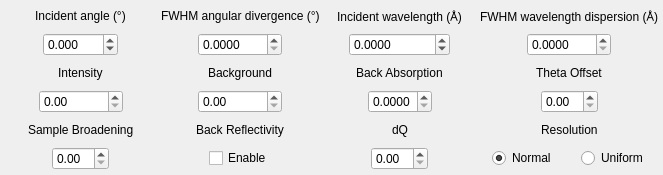
<?xml version="1.0" encoding="UTF-8"?>
<ui version="4.0">
 <class>Form</class>
 <widget class="QWidget" name="Form">
  <property name="geometry">
   <rect>
    <x>0</x>
    <y>0</y>
    <width>663</width>
    <height>175</height>
   </rect>
  </property>
  <property name="windowTitle">
   <string>Form</string>
  </property>
  <layout class="QVBoxLayout" name="verticalLayout_2">
   <property name="spacing">
    <number>2</number>
   </property>
   <property name="leftMargin">
    <number>2</number>
   </property>
   <property name="topMargin">
    <number>2</number>
   </property>
   <property name="rightMargin">
    <number>2</number>
   </property>
   <property name="bottomMargin">
    <number>2</number>
   </property>
   <item>
    <widget class="QWidget" name="widget" native="true">
     <layout class="QVBoxLayout" name="verticalLayout">
      <property name="spacing">
       <number>6</number>
      </property>
      <property name="leftMargin">
       <number>2</number>
      </property>
      <property name="topMargin">
       <number>2</number>
      </property>
      <property name="rightMargin">
       <number>2</number>
      </property>
      <property name="bottomMargin">
       <number>2</number>
      </property>
      <item>
       <layout class="QGridLayout" name="gridLayout">
        <property name="spacing">
         <number>3</number>
        </property>
        <item row="2" column="1" alignment="Qt::AlignHCenter|Qt::AlignVCenter">
         <widget class="QLabel" name="label_8">
          <property name="sizePolicy">
           <sizepolicy hsizetype="Maximum" vsizetype="Maximum">
            <horstretch>0</horstretch>
            <verstretch>0</verstretch>
           </sizepolicy>
          </property>
          <property name="text">
           <string>Background</string>
          </property>
         </widget>
        </item>
        <item row="4" column="0" alignment="Qt::AlignHCenter|Qt::AlignVCenter">
         <widget class="QLabel" name="label_11">
          <property name="sizePolicy">
           <sizepolicy hsizetype="Maximum" vsizetype="Maximum">
            <horstretch>0</horstretch>
            <verstretch>0</verstretch>
           </sizepolicy>
          </property>
          <property name="text">
           <string>Sample Broadening</string>
          </property>
         </widget>
        </item>
        <item row="3" column="1" alignment="Qt::AlignHCenter|Qt::AlignVCenter">
         <widget class="QDoubleSpinBox" name="doubleSpinBox_6">
          <property name="sizePolicy">
           <sizepolicy hsizetype="Maximum" vsizetype="Maximum">
            <horstretch>0</horstretch>
            <verstretch>0</verstretch>
           </sizepolicy>
          </property>
          <property name="maximum">
           <double>1000000.000000000000000</double>
          </property>
         </widget>
        </item>
        <item row="4" column="3" alignment="Qt::AlignHCenter|Qt::AlignVCenter">
         <widget class="QLabel" name="label_14">
          <property name="sizePolicy">
           <sizepolicy hsizetype="Maximum" vsizetype="Maximum">
            <horstretch>0</horstretch>
            <verstretch>0</verstretch>
           </sizepolicy>
          </property>
          <property name="text">
           <string>Resolution</string>
          </property>
         </widget>
        </item>
        <item row="3" column="0" alignment="Qt::AlignHCenter|Qt::AlignVCenter">
         <widget class="QDoubleSpinBox" name="doubleSpinBox_5">
          <property name="sizePolicy">
           <sizepolicy hsizetype="Maximum" vsizetype="Maximum">
            <horstretch>0</horstretch>
            <verstretch>0</verstretch>
           </sizepolicy>
          </property>
          <property name="maximum">
           <double>1000000.000000000000000</double>
          </property>
         </widget>
        </item>
        <item row="3" column="2" alignment="Qt::AlignHCenter|Qt::AlignVCenter">
         <widget class="QDoubleSpinBox" name="doubleSpinBox_7">
          <property name="decimals">
           <number>4</number>
          </property>
          <property name="maximum">
           <double>1.000000000000000</double>
          </property>
         </widget>
        </item>
        <item row="2" column="0" alignment="Qt::AlignHCenter|Qt::AlignVCenter">
         <widget class="QLabel" name="label_7">
          <property name="sizePolicy">
           <sizepolicy hsizetype="Maximum" vsizetype="Maximum">
            <horstretch>0</horstretch>
            <verstretch>0</verstretch>
           </sizepolicy>
          </property>
          <property name="text">
           <string>Intensity</string>
          </property>
         </widget>
        </item>
        <item row="0" column="2" alignment="Qt::AlignHCenter|Qt::AlignVCenter">
         <widget class="QLabel" name="label_3">
          <property name="sizePolicy">
           <sizepolicy hsizetype="Maximum" vsizetype="Maximum">
            <horstretch>0</horstretch>
            <verstretch>0</verstretch>
           </sizepolicy>
          </property>
          <property name="text">
           <string>Incident wavelength (Å)</string>
          </property>
         </widget>
        </item>
        <item row="1" column="1" alignment="Qt::AlignHCenter|Qt::AlignVCenter">
         <widget class="QDoubleSpinBox" name="doubleSpinBox_2">
          <property name="sizePolicy">
           <sizepolicy hsizetype="Maximum" vsizetype="Maximum">
            <horstretch>0</horstretch>
            <verstretch>0</verstretch>
           </sizepolicy>
          </property>
          <property name="decimals">
           <number>4</number>
          </property>
          <property name="maximum">
           <double>1000.000000000000000</double>
          </property>
          <property name="singleStep">
           <double>0.010000000000000</double>
          </property>
         </widget>
        </item>
        <item row="2" column="3" alignment="Qt::AlignHCenter|Qt::AlignVCenter">
         <widget class="QLabel" name="label_6">
          <property name="sizePolicy">
           <sizepolicy hsizetype="Maximum" vsizetype="Maximum">
            <horstretch>0</horstretch>
            <verstretch>0</verstretch>
           </sizepolicy>
          </property>
          <property name="text">
           <string>Theta Offset</string>
          </property>
         </widget>
        </item>
        <item row="4" column="1" alignment="Qt::AlignHCenter|Qt::AlignVCenter">
         <widget class="QLabel" name="label_12">
          <property name="sizePolicy">
           <sizepolicy hsizetype="Maximum" vsizetype="Maximum">
            <horstretch>0</horstretch>
            <verstretch>0</verstretch>
           </sizepolicy>
          </property>
          <property name="text">
           <string>Back Reflectivity</string>
          </property>
         </widget>
        </item>
        <item row="0" column="1" alignment="Qt::AlignHCenter|Qt::AlignVCenter">
         <widget class="QLabel" name="label_2">
          <property name="sizePolicy">
           <sizepolicy hsizetype="Maximum" vsizetype="Maximum">
            <horstretch>0</horstretch>
            <verstretch>0</verstretch>
           </sizepolicy>
          </property>
          <property name="text">
           <string>FWHM angular divergence (°)</string>
          </property>
         </widget>
        </item>
        <item row="4" column="2" alignment="Qt::AlignHCenter|Qt::AlignVCenter">
         <widget class="QLabel" name="label_13">
          <property name="sizePolicy">
           <sizepolicy hsizetype="Maximum" vsizetype="Maximum">
            <horstretch>0</horstretch>
            <verstretch>0</verstretch>
           </sizepolicy>
          </property>
          <property name="text">
           <string>dQ</string>
          </property>
         </widget>
        </item>
        <item row="0" column="3" alignment="Qt::AlignHCenter|Qt::AlignVCenter">
         <widget class="QLabel" name="label_4">
          <property name="sizePolicy">
           <sizepolicy hsizetype="Maximum" vsizetype="Maximum">
            <horstretch>0</horstretch>
            <verstretch>0</verstretch>
           </sizepolicy>
          </property>
          <property name="text">
           <string>FWHM wavelength dispersion (Å)</string>
          </property>
         </widget>
        </item>
        <item row="1" column="2" alignment="Qt::AlignHCenter|Qt::AlignVCenter">
         <widget class="QDoubleSpinBox" name="doubleSpinBox_3">
          <property name="sizePolicy">
           <sizepolicy hsizetype="Maximum" vsizetype="Maximum">
            <horstretch>0</horstretch>
            <verstretch>0</verstretch>
           </sizepolicy>
          </property>
          <property name="decimals">
           <number>4</number>
          </property>
          <property name="minimum">
           <double>-1000000.000000000000000</double>
          </property>
          <property name="maximum">
           <double>1000000.000000000000000</double>
          </property>
         </widget>
        </item>
        <item row="1" column="0" alignment="Qt::AlignHCenter|Qt::AlignVCenter">
         <widget class="QDoubleSpinBox" name="doubleSpinBox">
          <property name="sizePolicy">
           <sizepolicy hsizetype="Maximum" vsizetype="Maximum">
            <horstretch>0</horstretch>
            <verstretch>0</verstretch>
           </sizepolicy>
          </property>
          <property name="decimals">
           <number>3</number>
          </property>
          <property name="minimum">
           <double>-360.000000000000000</double>
          </property>
          <property name="maximum">
           <double>360.000000000000000</double>
          </property>
         </widget>
        </item>
        <item row="3" column="3" alignment="Qt::AlignHCenter|Qt::AlignVCenter">
         <widget class="QDoubleSpinBox" name="doubleSpinBox_8">
          <property name="sizePolicy">
           <sizepolicy hsizetype="Maximum" vsizetype="Maximum">
            <horstretch>0</horstretch>
            <verstretch>0</verstretch>
           </sizepolicy>
          </property>
         </widget>
        </item>
        <item row="2" column="2" alignment="Qt::AlignHCenter|Qt::AlignVCenter">
         <widget class="QLabel" name="label_9">
          <property name="sizePolicy">
           <sizepolicy hsizetype="Maximum" vsizetype="Maximum">
            <horstretch>0</horstretch>
            <verstretch>0</verstretch>
           </sizepolicy>
          </property>
          <property name="text">
           <string>Back Absorption</string>
          </property>
         </widget>
        </item>
        <item row="1" column="3" alignment="Qt::AlignHCenter|Qt::AlignVCenter">
         <widget class="QDoubleSpinBox" name="doubleSpinBox_4">
          <property name="sizePolicy">
           <sizepolicy hsizetype="Maximum" vsizetype="Maximum">
            <horstretch>0</horstretch>
            <verstretch>0</verstretch>
           </sizepolicy>
          </property>
          <property name="decimals">
           <number>4</number>
          </property>
          <property name="maximum">
           <double>1000.000000000000000</double>
          </property>
         </widget>
        </item>
        <item row="0" column="0" alignment="Qt::AlignHCenter|Qt::AlignVCenter">
         <widget class="QLabel" name="label">
          <property name="sizePolicy">
           <sizepolicy hsizetype="Maximum" vsizetype="Maximum">
            <horstretch>0</horstretch>
            <verstretch>0</verstretch>
           </sizepolicy>
          </property>
          <property name="text">
           <string>Incident angle (°)</string>
          </property>
         </widget>
        </item>
        <item row="5" column="0" alignment="Qt::AlignHCenter|Qt::AlignVCenter">
         <widget class="QDoubleSpinBox" name="doubleSpinBox_9"/>
        </item>
        <item row="5" column="1" alignment="Qt::AlignHCenter|Qt::AlignVCenter">
         <widget class="QCheckBox" name="checkBox">
          <property name="sizePolicy">
           <sizepolicy hsizetype="Maximum" vsizetype="Maximum">
            <horstretch>0</horstretch>
            <verstretch>0</verstretch>
           </sizepolicy>
          </property>
          <property name="text">
           <string>Enable</string>
          </property>
         </widget>
        </item>
        <item row="5" column="2" alignment="Qt::AlignHCenter|Qt::AlignVCenter">
         <widget class="QDoubleSpinBox" name="doubleSpinBox_10">
          <property name="sizePolicy">
           <sizepolicy hsizetype="Maximum" vsizetype="Maximum">
            <horstretch>0</horstretch>
            <verstretch>0</verstretch>
           </sizepolicy>
          </property>
         </widget>
        </item>
        <item row="5" column="3">
         <layout class="QHBoxLayout" name="horizontalLayout">
          <item alignment="Qt::AlignHCenter|Qt::AlignVCenter">
           <widget class="QRadioButton" name="radioButton_2">
            <property name="text">
             <string>Normal</string>
            </property>
            <property name="checked">
             <bool>true</bool>
            </property>
            <attribute name="buttonGroup">
             <string notr="true">buttonGroup</string>
            </attribute>
           </widget>
          </item>
          <item alignment="Qt::AlignHCenter|Qt::AlignVCenter">
           <widget class="QRadioButton" name="radioButton">
            <property name="text">
             <string>Uniform</string>
            </property>
            <attribute name="buttonGroup">
             <string notr="true">buttonGroup</string>
            </attribute>
           </widget>
          </item>
         </layout>
        </item>
       </layout>
      </item>
     </layout>
    </widget>
   </item>
  </layout>
 </widget>
 <resources/>
 <connections/>
 <buttongroups>
  <buttongroup name="buttonGroup"/>
 </buttongroups>
</ui>
